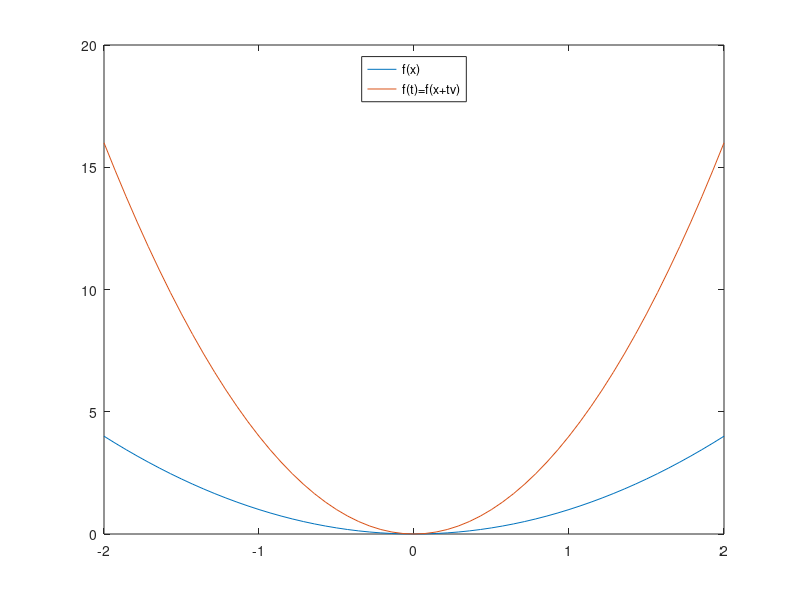

Source code (MATLAB): (Note: this script raises an error after producing the figure.)
function RestrictLineConvex

close all;
figure(1);
fplot(@(x)x.^2, [-2 2]);

hold on;
x0 = 0;
v = 2;
fplot(@(t) (x0 + t*v).^2, [-2 2]);
legend('f(x)', 'f(t)=f(x+tv)', 'Location', 'north')

figure(2);
f = @(x, y) x.^2 + y.^2;
fmesh(f)
xlabel('x');
ylabel('y');
zlabel('z');
title('$f(x) = x_1^2+x_2^2$', 'interpreter', 'latex')

hold on;
x0 = [0  0];
v = [1 1];
patch([-5 -5 5 5], [-5 -5 5 5], [-10 50 50 10], 'r')

figure(3)
fplot(@(t) (2*t).^2, [-2 2]);
title('$f(t)=f(x+tv)=4t^2$', 'interpreter', 'latex')
end



